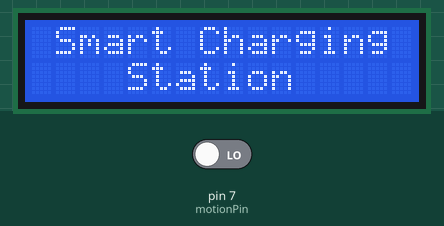
Simulated run of this sketch. Board: Arduino Uno, built with avr-gcc and run on an emulated ATmega328P. On the bench: 16×2 character LCD. Inputs (shaded band) come from the test bench; at power-on: pin 7 (motionPin) LOW. What the sketch prints to the serial monitor is not drawn.

Above: at 0.1 s.
1.7 s: pin 7 (motionPin) driven HIGH
At 8.9 s:
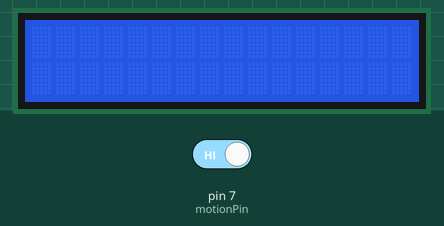
Timing chart, 0 to 10.4 s (numbered marks = the images above; inputs shaded):
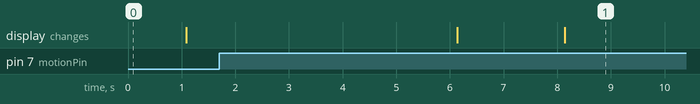

The sketch:

motion.ino
```cpp
#include <Wire.h>
#include <LiquidCrystal_I2C.h>

const int motionPin = 7;

const int rs = 12, en = 11, d4 = 5, d5 = 4, d6 = 3, d7 = 2;
LiquidCrystal_I2C lcd(0x27, 16,2);

void setup() {
  Serial.begin(9600);
  pinMode(motionPin, INPUT);
  // Set up the LCD's number of columns and rows
  lcd.begin();
  // Print a welcome message on the LCD
  lcd.setCursor(1, 0);
  lcd.print("Smart Charging");
  lcd.setCursor(4, 1);
  lcd.print("Station");
  // Wait for a moment
}

void loop() {
  // Read any incoming data from the serial port

    String incomingData="";
    // Read the data and print it on the LCD
    while(Serial.available() )
    {
      char c=Serial.read();
      incomingData +=c;
    }

    delay(1000);
    lcd.setCursor(0, 0);
    lcd.clear();
    lcd.print(incomingData);
    delay(5000);
    lcd.clear();
    lcd.setCursor(1, 0);
    lcd.print("Smart Charging");
    lcd.setCursor(4, 1);
    lcd.print("Station");


  if (digitalRead(motionPin) == HIGH)
   {
    lcd.setCursor(1, 0);
    lcd.print("Smart Charging");
    lcd.setCursor(4, 1);
    lcd.print("Station");
    Serial.print("@");
    delay(1000);


   }

}
```
